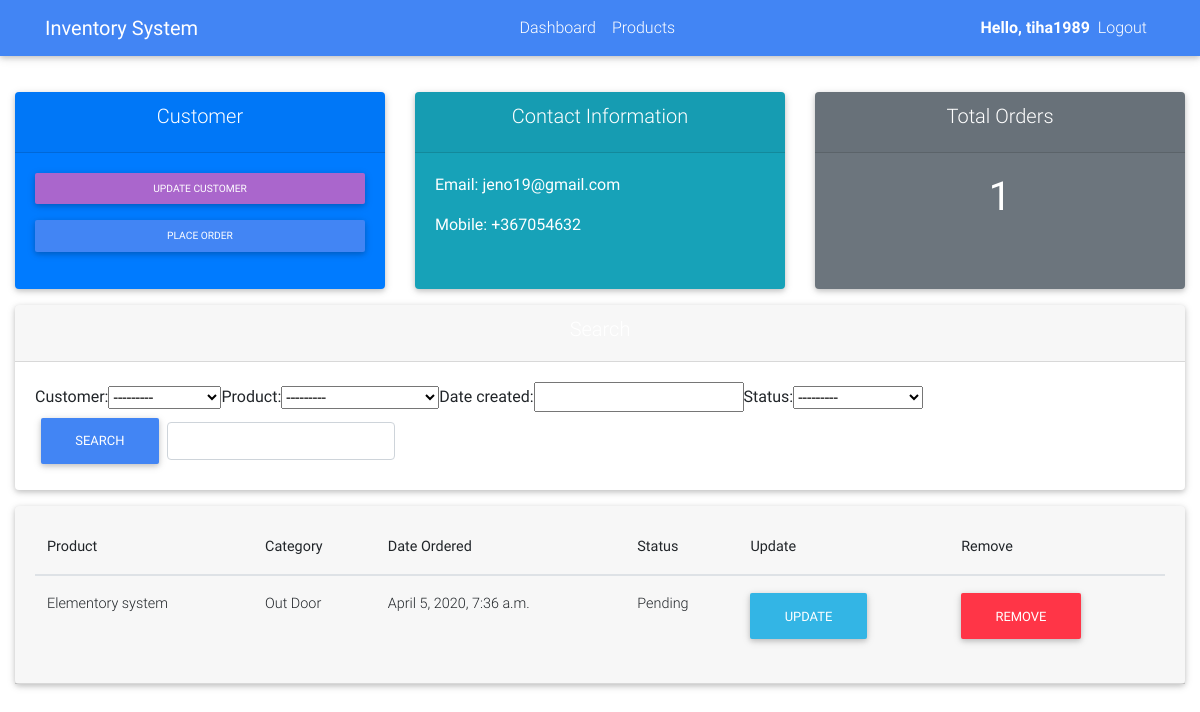
Page /customer/2/ (signed in) on the committed database.
### inventory/models.py (models this page shows, shortened)
class Customer(models.Model):
    user = models.OneToOneField(User, null=True, on_delete=models.CASCADE)
    name = models.CharField(max_length=150, null=True)
    phone = models.CharField(max_length=150, null=True)
    email = models.CharField(max_length=150, null=True)
    profile_pic = models.ImageField(null=True, blank=True)
    date_created = models.DateTimeField(auto_now_add=True, null=True)
    def __str__(self):
        return self.name

class Order(models.Model):
    STATUS = (
        ('Pending', 'Pending'),
        ('Out for delivery', 'Out for delivery'),
        ('Delivered', 'Delivered')
    )
    customer = models.ForeignKey(Customer, null=True, on_delete=models.SET_NULL)
    product = models.ForeignKey(Product, null=True, on_delete=models.SET_NULL)
    date_created = models.DateTimeField(auto_now_add=True, null=True)
    status = models.CharField(max_length=200, null=True, choices=STATUS)

class Product(models.Model):
    CATEGORY = (
        ('Indoor', 'Indoor'),
        ('Out Door', 'Out Door'),
    )
    name = models.CharField(max_length=50)
    category = models.CharField(max_length=50, choices=CATEGORY)
    description = models.CharField(max_length=100)
    date_created = models.DateTimeField(auto_now_add=True, null=True)
    price = models.FloatField(null=True)
    def __str__(self):
        return self.name

### inventory/decorators.py (the view)
        def wrapper_func(request, *args, **kwargs):
            group = None
            if request.user.groups.exists():
                group = request.user.groups.all()[0].name
            if group in allowed_roles:
                return view_func(request, *args, **kwargs)
            else:
                return HttpResponse("Youre are not authorized to view this page ")

### inventory/views.py (called while the page is built)
@login_required(login_url='login')
@allowed_users(allowed_roles=['admin'])
def customer(request, pk_test):
    customer = Customer.objects.get(id=pk_test)
    orders = customer.order_set.all()
    myfilter = OrderFilter(request.GET, queryset=orders)
    orders = myfilter.qs
    order_count = orders.count()
    context = {'customer': customer, 'orders': orders, 'order_count': order_count, 'myfilter': myfilter}
    return render(request, 'customer.html', context)

### inventory/templates/customer.html
    {% extends 'layout.html' %}
    {% block content %}
    <br>
    <div class="row">
        <div class="col">
            <div class="card mb-3 h-100" id="orders-total">
                <div class="card-header text-center text-white">
                    <h5 class="card-title">Customer</h5>
                </div>
                <div class="card-body">
                    <a href="" class="btn mb-3 btn-secondary btn-sm btn-block">Update Customer</a>
                    <a href="{% url 'create_order' customer.id %}" class="btn btn-primary btn-sm btn-block">Place Order</a>
                </div>
            </div>
        </div>
        <div class="col">
            <div class="card mb-3 h-100" id="orders-delivered">
                <div class="card-header text-center text-white">
                    <h5 class="card-title">Contact Information</h5>
                </div>
                <div class="card-body">
                    <form action="get">
                        <div class="form-group">
                            <p class="text-white">Email: {{ customer.email }}</p>
                            <p class="text-white">Mobile: {{ customer.phone }}</p>
                        </div>
                    </form>
                </div>
            </div>
        </div>
        <div class="col">
            <div class="card mb-3 h-100" id="total-orders">
                <div class="card-header text-center text-white">
                    <h5 class="card-title">Total Orders</h5>
                </div>
                <div class="card-body">
                    <h1 class="text-center text-white">{{ order_count }}</h1>
                </div>
            </div>
        </div>
    </div>
    <div class="row">
        <div class="col">
            <div class="card mb-3 mt-3" id="search">
                <div class="card-header text-center text-white">
                    <h5>Search</h5>
                </div>
                <div class="card-body">
                    <form class="form-inline" action="get">
                        {{myfilter.form}}
                        <div class="form-group">
                            <button class="btn btn-primary mr-2">Search</button>
                            <input type="text" class="form-control " id="search" name="search">
                        </div>
                    </form>
                </div>
            </div>
        </div>
    </div>
    <div class="row">
        <div class="col">
            <div class="card mb-3" id="">
                <div class="card-header text-white">
                    <div class="table-responsive">
                        <table class="table ">
                          <thead>
                            <tr>
                              <th scope="col">Product</th>
                              <th scope="col">Category</th>
                                <th scope="col">Date Ordered</th>
                                <th scope="col">Status</th>
                                <th scope="col">Update</th>
                                <th scope="col">Remove</th>
                            </tr>
                          </thead>
                            {%  for order in orders %}
                            <tr>
                                <td>{{ order.product }}</td>
                                <td>{{ order.product.category }}</td>
                                <td>{{ order.date_created }}</td>
                                <td>{{ order.status }}</td>
                                <td><a class="btn btn-info" href="{% url 'update_order' order.id %}">Update</a></td>
                                <td><a class="btn btn-danger" href="{% url 'delete_order' order.id %}">Remove</a></td>
                            </tr>
                            {% endfor %}
                        </table>
                    </div>
                </div>
            </div>
        </div>
    </div>
    {% endblock %}

### inventory/templates/navbar.html (shortened to what this page needs)
<nav class="navbar navbar-expand-lg navbar-dark bg-primary">
    <div class="container">
      <a class="navbar-brand waves-effect" href="/">
        <strong class="white-text">Inventory System</strong>
      </a>
      <div class="collapse navbar-collapse" id="navbarSupportedContent">
        <ul class="navbar-nav ml-auto">
         {% if request.user.is_authenticated %}
          <li class="nav-item">
          <a class="nav-link" href="{% url 'home' %}">Dashboard</a>
          </li>
          <li class="nav-item">
            <a class="nav-link" href="{% url 'products' %}">Products</a>
          </li>
        </ul>
        <ul class="navbar-nav ml-auto">
          <li class="nav-item d-flex align-items-center">
            <span class="clearfix text-white hello-msg">Hello, {{request.user}}</span>
          </li>
          <li class="nav-item">
            <a class="nav-link waves-effect" href="{% url 'logout' %}">
              <span class="clearfix d-none d-sm-inline-block"> Logout </span>
            </a>
          </li>
        </ul>
          {% endif %}
      </div>
    </div>
  </nav>

### inventory/static/css/layout.css (style rules this page uses)
#orders-total { background-color: #007bff; }
#orders-delivered { background-color: #17a2b8; }
span.hello-msg { font-weight: bold; }
#total-orders { background-color: #6c757d; }

### inventory/templates/layout.html (style rules this page uses)
html, body, header, .carousel { height: 60vh; }

### rows in the picture
Customer: email "jeno19@gmail.com", phone "+367054632"
Order: product "Elementory system", product.category "Out Door", date_created "April 5, 2020, 7:36 a.m.", status "Pending"

### other values in the picture
{{ request.user }} "tiha1989"
{{ order_count }} "1"
